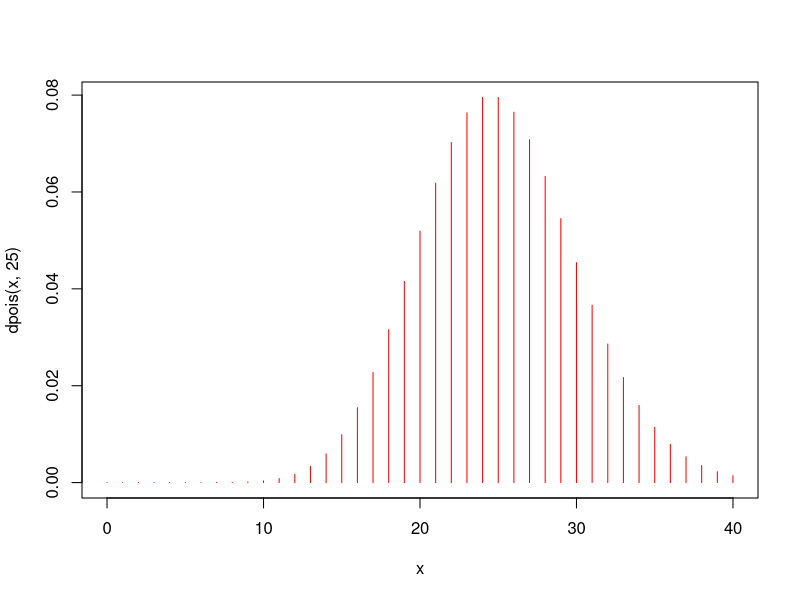
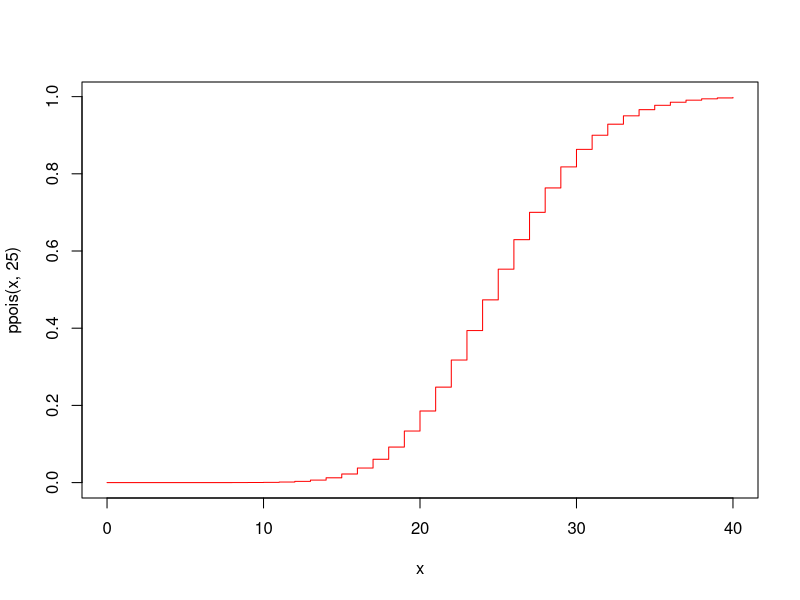
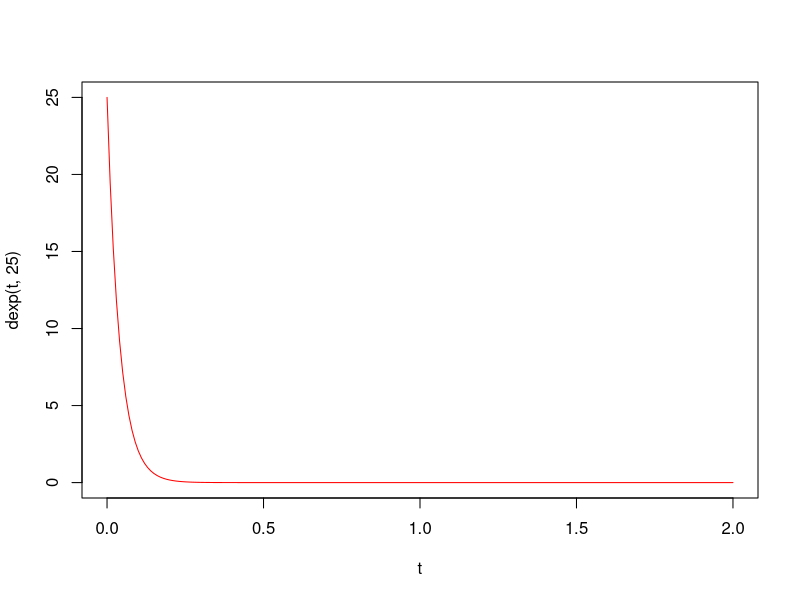
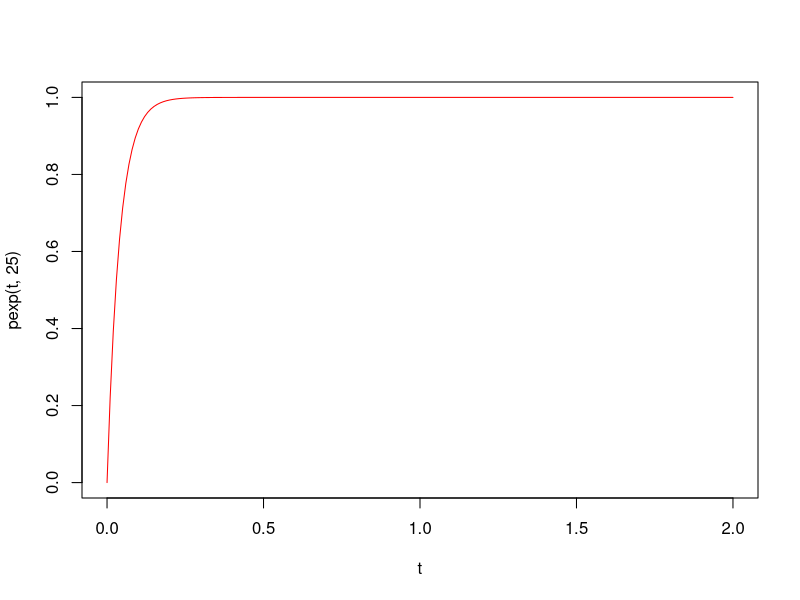

Reproduce these figures in R, in order.
dpois(30, 25)
exp(-25)*(25^30)/factorial(30)

x <- 0:40
plot(x, dpois(x, 25), type="h", col="red")
plot(x, ppois(x, 25), type="s", col="red")

ppois(25, 25)-ppois(19, 25)

#################

t <- seq(0, 2, 0.01)

plot(t, dexp(t, 25), type="l", col="red")
plot(t, pexp(t, 25), type="l", col="red")

1-pexp(0.052, 25)

mean(rexp(500000, 25))
1/25
